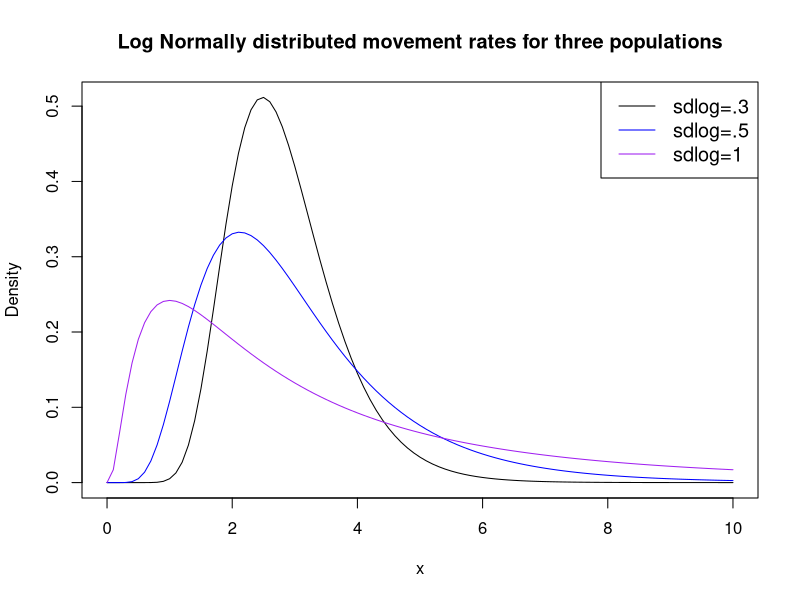
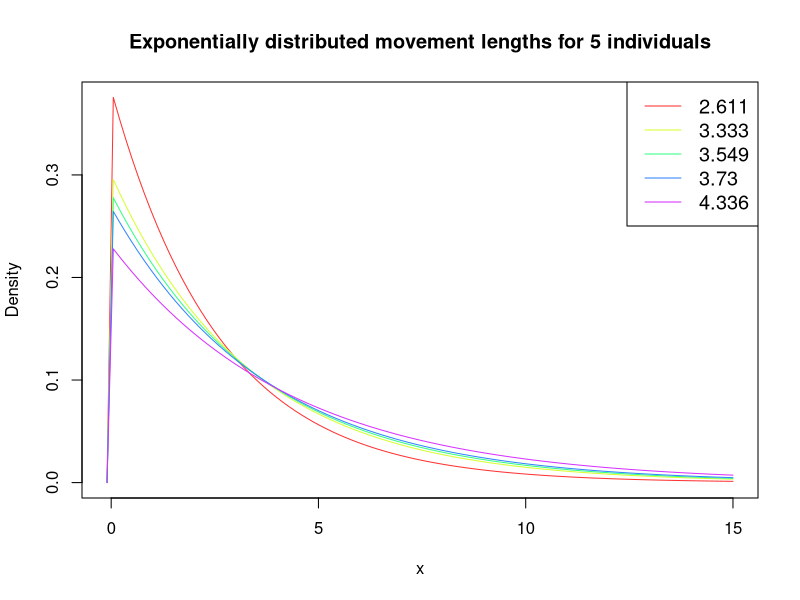
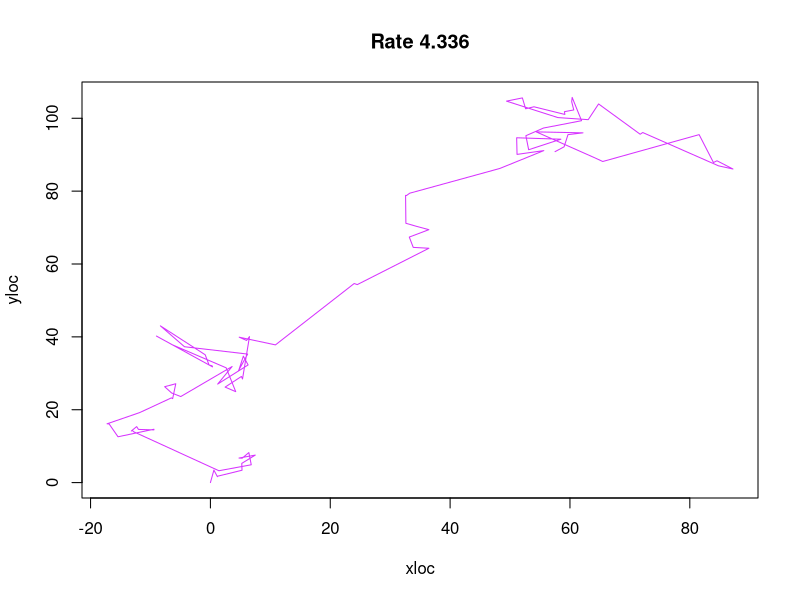
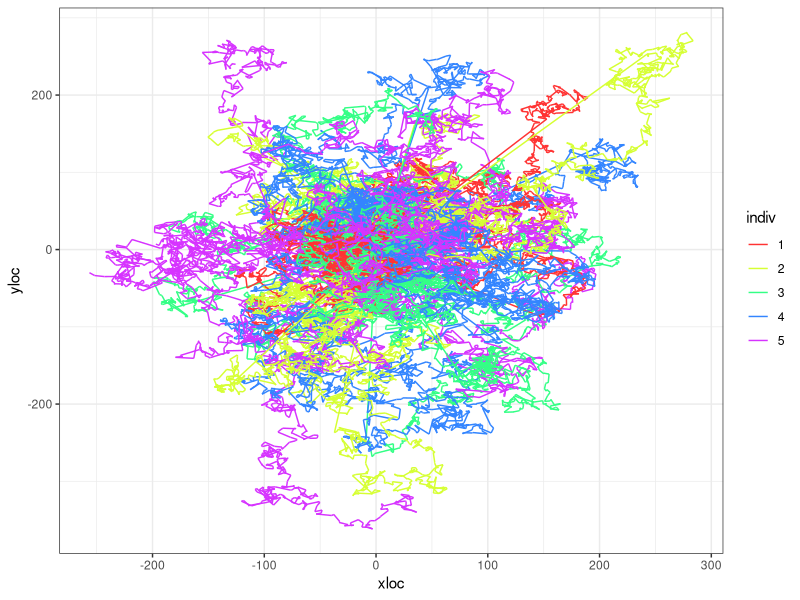
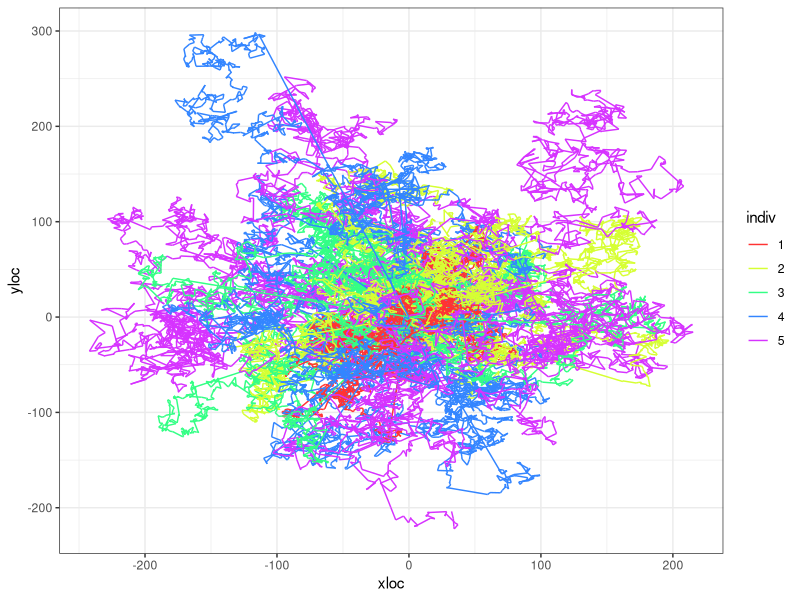
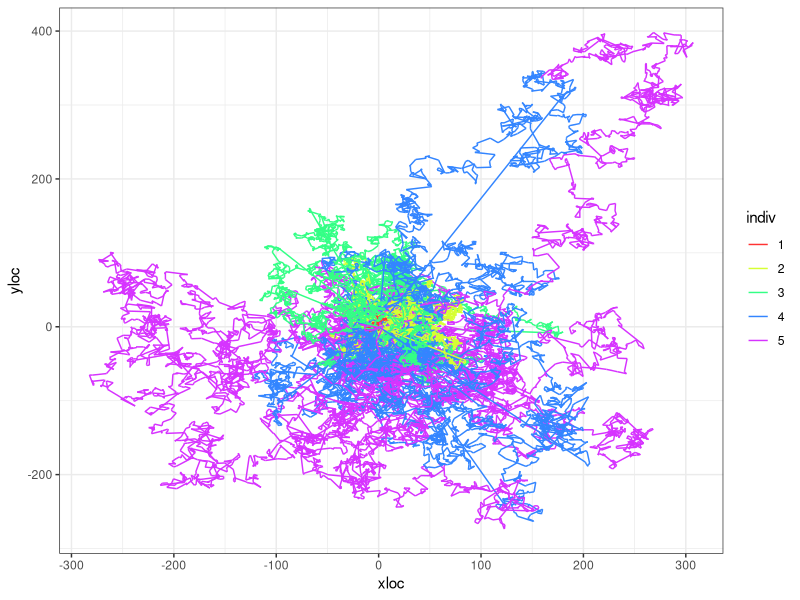

The R source for these figures, in order:
## ---- chunk 1
knitr::opts_chunk$set(echo = TRUE)
## ---- chunk 2
library(dplyr)
library(tidyr)
library(ggplot2)
## ---- chunk 3
mycols <- c("black", "blue", "purple")
#create density plots
curve(dlnorm(x, meanlog=1, sdlog=.3), from=0, to=10, col=mycols[1],
      main = 'Log Normally distributed movement rates for three populations', #add title
      ylab = 'Density', #change y-axis label
      )
curve(dlnorm(x, meanlog=1, sdlog=.5), from=0, to=10, col=mycols[2], add=TRUE)
curve(dlnorm(x, meanlog=1, sdlog=1), from=0, to=10, col=mycols[3], add=TRUE)

#add legend
legend("topright", legend=c("sdlog=.3", "sdlog=.5", "sdlog=1"),
       col=mycols, lty=1, cex=1.2)
## ---- chunk 4
m_1 <- sort(round(rlnorm(5, meanlog = 1, sdlog = 0.3),3))
m_2 <- sort(round(rlnorm(5, meanlog = 1, sdlog = 0.5),3))
m_3 <- sort(round(rlnorm(5, meanlog = 1, sdlog = 1),3))
## ---- chunk 5

mycols <- rainbow(5, s=0.8)

range <- c(-0.1,15)
#create density plots
curve(dexp(x, 1/m_1[1]), #notice rate for exponential is 1/movement rate.
      from=range[1], to=range[2], 
      col=mycols[1],
      main = 'Exponentially distributed movement lengths for 5 individuals', #add title
      ylab = 'Density', #change y-axis label
      )
for(i in 2:5){
  curve(dexp(x, 1/m_1[i]), 
        from=range[1], to=range[2],
        col=mycols[i], add=TRUE)
}

#add legend
legend("topright", legend= m_1,
       col=mycols, lty=1, cex=1.2)
## ---- chunk 6
t <- 100 # Number of time steps
individual <- 5

tru.rate <- m_1[individual] # In case I want to do scale 1/rate
movedist <- rexp(t, rate = 1/tru.rate)
angle <- runif(t, min = 0, max = 360)
distx <- movedist*cos(angle)
xloc <- c(0, cumsum(distx))
disty <- movedist*sin(angle)
yloc <- c(0, cumsum(disty))
animalTraj <- data.frame(time = 0:t, xloc = xloc, yloc = yloc)

plot(x = xloc, y = yloc, col = mycols[individual], type = "l", main = paste("Rate", tru.rate))

## ---- chunk 7
sim_movement <- function(prm, t = 1000, plot.it = TRUE, return.data.frame = FALSE){
  tru.rate <- round(prm, 3)
  movedist <- rexp(t, rate = 1/tru.rate)
  angle <- runif(t, min = 0, max = 360)
  distx <- movedist*cos(angle)
  xloc <- c(0, cumsum(distx))
  disty <- movedist*sin(angle)
  yloc <- c(0, cumsum(disty))
  animalTraj <- data.frame(time = 0:t, xloc = xloc, yloc = yloc)
  if(plot.it == TRUE){
    plot(x = xloc, y = yloc, type = "l", main = paste("Rate=",tru.rate))
  }
  if(return.data.frame == TRUE){
    return(animalTraj)
  }
}
## ---- chunk 8

df <- NULL

for(j in 1:individual){
  for(k in 1:10){
  a <- sim_movement(m_1[j], plot.it = FALSE, return.data.frame = TRUE) %>% 
    mutate(indiv = as.factor(j),
           run = paste("r_", k))
  df <- rbind.data.frame(df, a)
}
}
  

df %>% 
  ggplot(., aes(x = xloc, y=yloc, group = run, color = indiv)) +
  geom_path() +
  scale_color_manual(values = mycols) +
  theme_bw()
## ---- chunk 9

df <- NULL

for(j in 1:individual){
  for(k in 1:10){
  a <- sim_movement(m_2[j], plot.it = FALSE, return.data.frame = TRUE) %>% 
    mutate(indiv = as.factor(j),
           run = paste("r_", k))
  df <- rbind.data.frame(df, a)
}
}
  

df %>% 
  ggplot(., aes(x = xloc, y=yloc, group = run, color = indiv)) +
  geom_path() +
  scale_color_manual(values = mycols) +
  theme_bw()
## ---- chunk 10

df <- NULL

for(j in 1:individual){
  for(k in 1:10){
  a <- sim_movement(m_3[j], plot.it = FALSE, return.data.frame = TRUE) %>% 
    mutate(indiv = as.factor(j),
           run = paste("r_", k))
  df <- rbind.data.frame(df, a)
}
}
  

df %>% 
  ggplot(., aes(x = xloc, y=yloc, group = run, color = indiv)) +
  geom_path() +
  scale_color_manual(values = mycols) +
  theme_bw()
## ---- chunk 11
sim_seeds <- function(nseeds = 20, m.prms = NULL,...){
  grt <- round(rgamma(nseeds, shape = 4, scale = 5))
  t.grt <- max(grt)

  df <- sim_movement(m.prms, t = t.grt, plot.it = FALSE, return.data.frame = TRUE)

  df %>% 
    left_join(., data.frame(s.id = 1:nseeds, time = grt)) %>% 
    mutate(disp = sqrt(xloc^2+yloc^2)) -> df
  
  return(df)
}

summ_seeds <- function(df = NULL){
  df %>% 
  drop_na(s.id) %>% 
  mutate(xi = (mean(xloc)-xloc)^2,
         yi = (mean(yloc)-yloc)^2) %>% 
  summarise(x = mean(xloc),
            y = mean(yloc),
            av.disp = mean(disp),
            se.disp = sd(disp)/sqrt(n()),
            dsprsn = sum(sqrt(xi+yi))/n()) -> s.df
  return(s.df)
}

a <- sim_seeds(m.prms = m_1[1])
summ_seeds(a)
